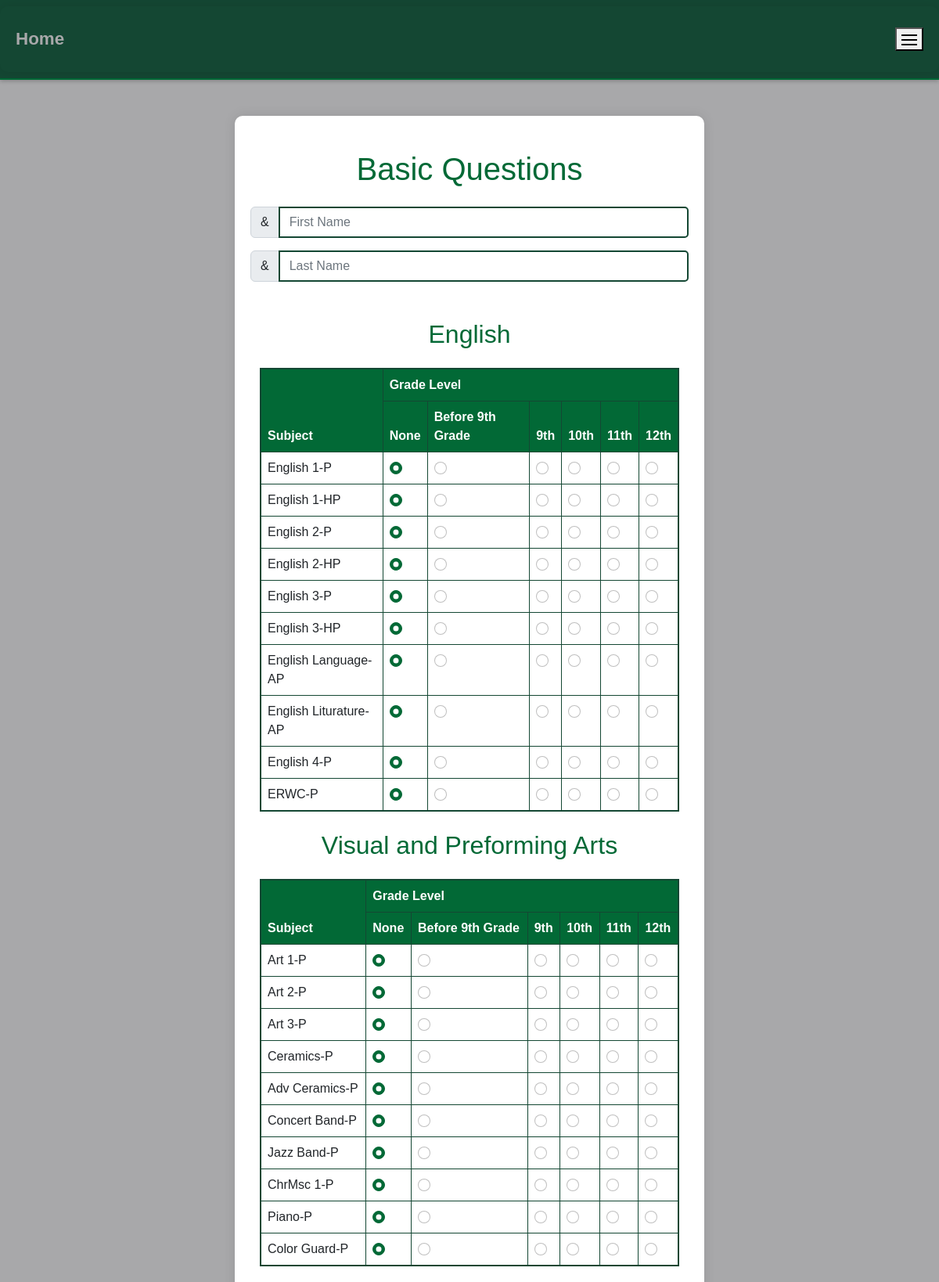
The page / (upper part) on the database its author committed.
### website/models.py (models this page shows)
class Path(db.Model):
    id = db.Column(db.Integer, primary_key=True)
    Path_Name = db.Column(db.String(120), unique = True)
    classes = db.relationship('Class')

class Class(db.Model):
    id = db.Column(db.Integer, primary_key=True)
    Course_Name = db.Column(db.String(1000))
    prerequisites = db.relationship('Class', secondary=prerequisite_table,
                                     primaryjoin=id==prerequisite_table.c.course_id,
                                     secondaryjoin=id==prerequisite_table.c.prerequisite_id)
    Course_Notes = db.Column(db.String(10000))
    Course_Path = db.Column(db.Integer, db.ForeignKey('path.id'))

### website/views.py (the view)
@views.route('/', methods = ["GET","POST"])
def home():
  if request.method == "POST":
    selected_grades = {}
    keywords = request.form.getlist("keywords")
    First_Name = request.form.get("First Name")
    Last_Name = request.form.get("Last Name")
    if First_Name == None or Last_Name == None:
      flash("Missing Name", 'error')
      return redirect(request.url)
    if keywords == None:
      flash("Please select at least one key word", 'error')
      return redirect(request.url)
    paths = Path.query.all()
    course_names = []
    for path in paths:
      for course in path.classes:
        course_names.append(course.Course_Name)
    for course in course_names:
      selected_grade = request.form.get(f'grade-{course}')
      selected_grades[course] = selected_grade
    keywords_str = ','.join(keywords)
    student = Student(firstName = First_Name, lastName = Last_Name, keywords= keywords_str, classesTaken=selected_grades)
    session['student'] = student.to_dict()
    return redirect(url_for('views.results', keywords = keywords_str, First_name = First_Name))
  else:
    keywords = fetch_major_keywords()
    paths = Path.query.all()
    return render_template('index.html', keywords = keywords, paths = paths)

### website/tools.py (called while the page is built)
def fetch_major_keywords():
  major_query = Major.query.all()
  keyword_set = set()
  for major in major_query:
    major_keywords = major.Major_Keywords.strip().split(',') if major.Major_Keywords else []
    for keyword in major_keywords:
       if keyword not in keyword_set:
          keyword_set.add(keyword)
  return list(keyword_set)

### website/templates/index.html (shortened to what this page needs)
<!DOCTYPE html>
<html>
  <head>
    {% block head %}
    <link href="https://cdn.jsdelivr.net/npm/bootstrap@5.2.3/dist/css/bootstrap.min.css" rel="stylesheet">
    <link rel="stylesheet" href="{{url_for('static', filename = 'style.css')}}">
    {% endblock %}
  </head>
  <body>
    {% block navbar %}
    <nav class="navbar navbar-expand-lg bg-body-tertiary">
      <div class="container-fluid">
        <a href="/" class="navbar-brand">Home</a>
        <button class="navbar-toggle" type = "button" data-bs-toggle="collapse" data-bs0-target="#navbarSupportedContent" aria-controls="navbarSupportedContent" aria-expanded="false" aria-label="Toggle navigation">
          <span class="navbar-toggler-icon"></span>
        </button>
      </div>
    </nav>
    {% endblock %}
  <div class="main">
    {% block main %}
    <form action="/" method="POST" class="d-flex flex-wrap">
    <div class="container-fluid mt-3 justify-content-center align-items-center w-50">
      <h1 class="my-4 d-flex justify-content-center">Basic Questions</h1>
      <div class="input-group mb-3 d-flex justify-content-center">
        <span class="input-group-text" id="basic-addon1">&</span>
        <input type="text" class = "form-control" placeholder="First Name" aria-label = "First Name" aria-describedby="basic-addon1" name = "First Name">
      </div>
      <div class="input-group mb-3 d-flex justify-content-center">
        <span class="input-group-text" id="basic-addon1">&</span>
        <input type="text" class = "form-control" placeholder="Last Name" aria-label = "Last Name" aria-describedby="basic-addon1" name = "Last Name">
      </div>
<div class="container mt-5">
  {% for path in paths %}
    <h2 class="my-4 d-flex justify-content-center">{{path.Path_Name}}</h2>
    <table class="table table-bordered">
        <thead>
            <tr>
                <th rowspan="2">Subject</th>
                <th colspan="6">Grade Level</th>
            </tr>
            <tr>
                <th>None</th>
                <th>Before 9th Grade</th>
                <th>9th</th>
                <th>10th</th>
                <th>11th</th>
                <th>12th</th>
            </tr>
        </thead>
        <tbody>
            {% for class in path.classes %}
            <tr>
              <td class="subject-col">{{class.Course_Name}}</td>
                {% for x in range(6) %}
                {% if x == 0 %}
                <td><input type="radio" name="grade-{{class.Course_Name}}" class="form-check-input" id="radio-{{class.Course_Name}}-{{x}}" value="{{x}}" checked></td>
                {% else %}
                <td><input type="radio" name="grade-{{class.Course_Name}}" class="form-check-input" id="radio-{{class.Course_Name}}-{{x}}" value="{{x}}"></td>
                {% endif %}
                {% endfor %}
            </tr>
            {% endfor %}
        </tbody>
    </table>
  {% endfor %}
</div>
      </form>
      </div>
    {% endblock %}
  </body>
</html>

### website/static/style.css (style rules this page uses)
body { background-color: #A8A8AA; color: #000000; font-family: 'Arial', sans-serif; }
.navbar { background-color: #144733; box-shadow: 0 2px 5px rgba(0, 0, 0, 0.2); border-bottom: 2px solid #026936; }
.navbar .container-fluid { background-color: transparent !important; }
.navbar-brand { color: #A8A8AA; font-weight: bold; font-size: 1.4rem; transition: color 0.3s ease; }
.navbar-toggler-icon { background-image: none; display: inline-block; width: 20px; height: 2px; background-color: #000000; position: relative; transition: 0.3s ease; }
.navbar-toggler-icon::before, .navbar-toggler-icon::after { content: ""; display: block; width: 20px; height: 2px; background-color: #000000; position: absolute; left: 0; transition: 0.3s ease; }
.navbar-toggler-icon::before { top: -6px; }
.navbar-toggler-icon::after { top: 6px; }
input[type="text"] { border: 2px solid #144733; border-radius: 5px; transition: 0.3s; }
.form-check-input:checked { background-color: #026936; border-color: #026936; }
.table { border: 2px solid #144733; }
.table thead { background-color: #026936; color: #FFFFFF; }
h1, h2 { color: #026936; text-align: center; margin-bottom: 20px; }
.container-fluid { background-color: #FFFFFF; border-radius: 10px; box-shadow: 0 0 15px rgba(0, 0, 0, 0.1); padding: 20px; }
.main { margin-top: 30px; }

### rows shown on the page
Path: Path_Name "English"
Class: Course_Name "English 1-P"
Class: Course_Name "English 1-HP"
Class: Course_Name "English 2-P"
Class: Course_Name "English 2-HP"
Class: Course_Name "English 3-P"
Class: Course_Name "English 3-HP"
Class: Course_Name "English Language-AP"
Class: Course_Name "English Liturature-AP"
Class: Course_Name "English 4-P"
Class: Course_Name "ERWC-P"
Path: Path_Name "Visual and Preforming Arts"
Class: Course_Name "Art 1-P"
Class: Course_Name "Art 2-P"
Class: Course_Name "Art 3-P"
Class: Course_Name "Ceramics-P"
Class: Course_Name "Adv Ceramics-P"
Class: Course_Name "Concert Band-P"
Class: Course_Name "Jazz Band-P"
Class: Course_Name "ChrMsc 1-P"
Class: Course_Name "Piano-P"
Class: Course_Name "Color Guard-P"
